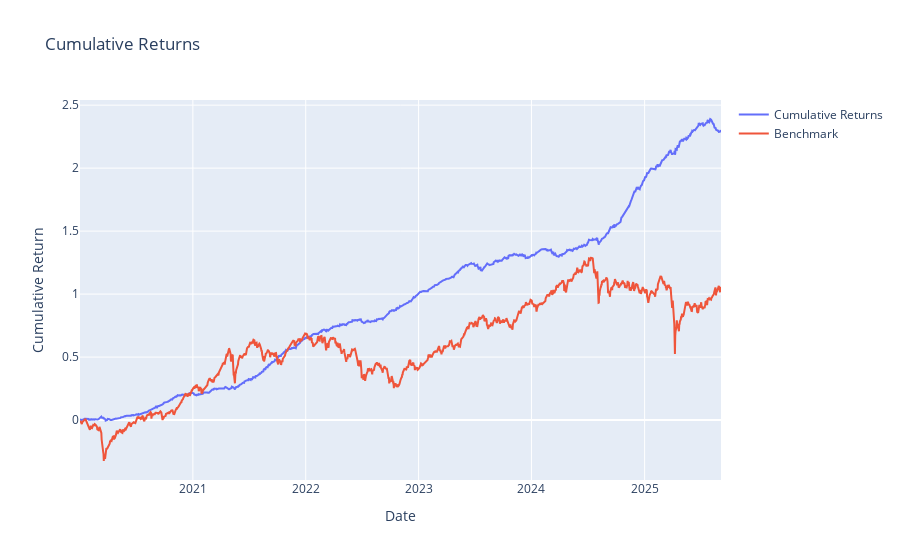

Notebook code for this chart:
### Code cell
bm = ret.mean(axis=1)                       # simple EW market as benchmark


report = backtest_core(
    factor=-alpha_158_9,
    exp_ret=ret,
    period_of_year=252,
    benchmark=bm,
    fee=0.0001,
    exec_lag=1,                 
    sector_map=sector_map,
    neutralize=True,           # turn on if you pass sector_map
    preprocess='rank', # or "rank" / "none"
    leverage=1.0,
    cap=0.1,                   # per-name cap (optional)
    return_weights=True,
    plot=True,
)

print(report.summary)
turnover = report.weights.pipe(lambda w: (w.diff().abs().sum(axis=1)).mean())
print("Avg turnover:", round(float(turnover), 6))

### Figure 1 — Plotly figure (JSON) as saved in the notebook; plotly's stock layout.template omitted (floating-point values rounded to 4 significant figures; data arrays with more than 128 entries replaced by an {"elided": "..."} marker saying what was removed)
{"data": [{"mode": "lines", "name": "Cumulative Returns", "type": "scatter", "x": {"elided": "1381 str values"}, "y": {"elided": "1381 float values"}}, {"mode": "lines", "name": "Benchmark", "type": "scatter", "x": {"elided": "1381 str values"}, "y": {"elided": "1381 float values"}}], "layout": {"title": {"text": "Cumulative Returns"}, "xaxis": {"title": {"text": "Date"}}, "yaxis": {"title": {"text": "Cumulative Return"}}}}
